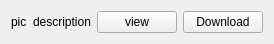
<?xml version="1.0" encoding="UTF-8"?>
<ui version="4.0">
 <class>Form</class>
 <widget class="QWidget" name="Form">
  <property name="geometry">
   <rect>
    <x>0</x>
    <y>0</y>
    <width>251</width>
    <height>41</height>
   </rect>
  </property>
  <property name="windowTitle">
   <string>Form</string>
  </property>
  <layout class="QHBoxLayout" name="horizontalLayout">
   <item>
    <widget class="QLabel" name="label_pic">
     <property name="text">
      <string>pic</string>
     </property>
    </widget>
   </item>
   <item>
    <widget class="QLabel" name="label_description">
     <property name="text">
      <string>description</string>
     </property>
    </widget>
   </item>
   <item>
    <widget class="QPushButton" name="pushButton_view">
     <property name="text">
      <string>view</string>
     </property>
    </widget>
   </item>
   <item>
    <widget class="QPushButton" name="pushButton_download">
     <property name="text">
      <string>Download</string>
     </property>
    </widget>
   </item>
  </layout>
 </widget>
 <resources/>
 <connections/>
</ui>
